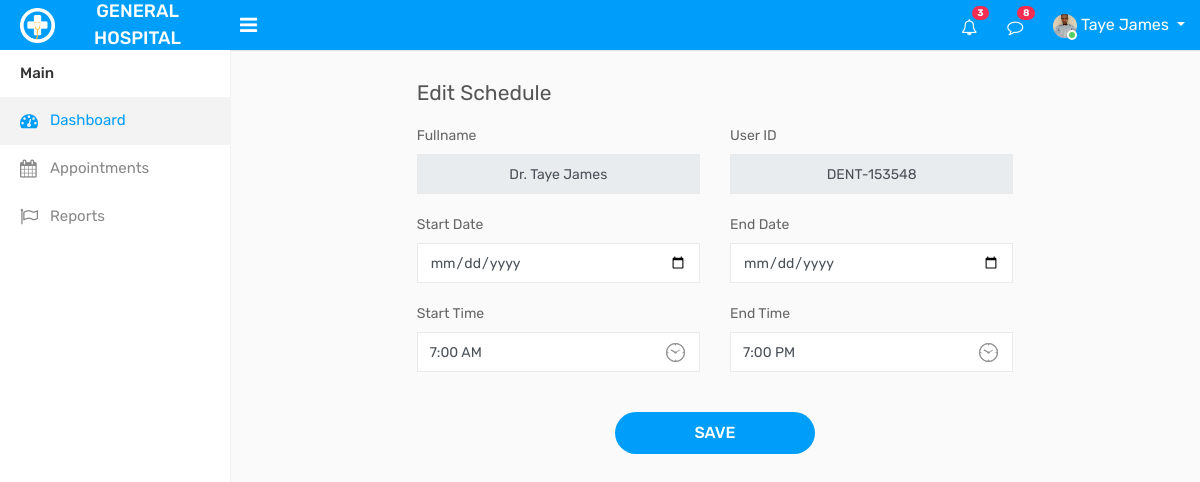
/dashboard/edit_schedule.php?xxyz=DENT-153548 (signed in), run on the app's committed database.
### tables this page shows
CREATE TABLE `schedules` (
  `id` int(11) NOT NULL,
  `dept` varchar(50) NOT NULL,
  `staff` varchar(50) NOT NULL,
  `days` varchar(255) NOT NULL,
  `duty` varchar(20) NOT NULL,
  `status` varchar(10) NOT NULL,
  `datee` varchar(50) NOT NULL
);

CREATE TABLE `staffs` (
  `id` int(11) NOT NULL,
  `uid` varchar(255) NOT NULL,
  `dept` varchar(255) NOT NULL,
  `fnam` varchar(255) NOT NULL,
  `lnam` varchar(255) NOT NULL,
  `email` varchar(255) NOT NULL,
  `pass` varchar(255) NOT NULL,
  `dob` varchar(255) NOT NULL,
  `gender` varchar(255) NOT NULL,
  `pno` varchar(255) NOT NULL,
  `address` varchar(255) NOT NULL,
  `country` varchar(255) NOT NULL,
  `state` varchar(255) NOT NULL,
  `city` varchar(255) NOT NULL,
  `pcode` varchar(255) NOT NULL,
  `bio` varchar(255) NOT NULL,
  `status` varchar(255) NOT NULL,
  `img` varchar(255) NOT NULL,
  `datee` varchar(255) NOT NULL
);

### dashboard/edit_schedule.php (the view, shortened to what this page needs)
<?php include 'header.php'; ?>
<?php include 'sidebar.php'; ?>
        <div class="page-wrapper">
            <div class="content">
                <div class="row">
                    <div class="col-lg-8 offset-lg-2">
                        <h4 class="page-title">Edit Schedule</h4>
                    </div>
                </div>
<?php
$staff = $_GET['xxyz'];
include '../dbconnect.php';
$sch = $con->query("SELECT * FROM schedules WHERE staff = '$staff'");
if ($sch->num_rows > 0) {
    $row = $sch->fetch_assoc();
    $dept = $row['dept'];
    $staff = $row['staff'];
    $duty = $row['duty'];
    $on = $duty[0] . $duty[1] . $duty[2] . $duty[3] . $duty[4] . $duty[5] . $duty[6];
    $off = $duty[8] . $duty[9] . $duty[10] . $duty[11] . $duty[12] . $duty[13] . $duty[14];
    $name = name($dept);
}
function name($name) {
    include '../dbconnect.php';
    $search = $con->query("SELECT fnam, lnam FROM staffs WHERE dept = $name");
    if ($search) {
        $row = $search->fetch_assoc();
        $fnam = $row['fnam'];
        $lnam = $row['lnam'];
        $flnam = $fnam . ' ' . $lnam;
        return $flnam;
    }
}
?>
                <div class="row">
                    <div class="col-lg-8 offset-lg-2">
                        <form method="POST">
                            <div class="row">
                                <div class="col-sm-12">
                                    <div class="row">
                                        <div class="col-sm-6">
                                            <div class="form-group">
                                                <label>Fullname</label>
                                                <input class="form-control text-center" name="" value="<?php echo('Dr. ' . $name); ?>" type="text" readonly>
                                            </div>
                                        </div>
                                        <div class="col-sm-6">
                                            <div class="form-group">
                                                <label>User ID</label>
                                                <input class="form-control text-center" name="staf" value="<?php echo($staff); ?>" type="text" readonly>
                                            </div>
                                        </div>
                                    </div>
                                </div>
                                <div class="col-sm-12">
                                    <div class="row">
                                        <div class="col-sm-6">
                                            <div class="form-group">
                                                <label>Start Date</label>
                                        <input type="date" name="start" class="form-control">
                                            </div>
                                        </div>
                                        <div class="col-sm-6">
                                            <div class="form-group">
                                               <label>End Date</label>
                                        <input type="date" name="stop" class="form-control">
                                            </div>
                                        </div>
                                    </div>
                                </div>
                            </div>
                            <div class="row">
                                <div class="col-md-6">
                                    <div class="form-group">
                                        <label>Start Time</label>
                                        <div class="time-icon">
                                            <input type="text" name="on" value="<?php echo($on); ?>" class="form-control" id="datetimepicker3">
                                        </div>
                                    </div>
                                </div>
                                <div class="col-md-6">
                                    <div class="form-group">
                                        <label>End Time</label>
                                        <div class="time-icon">
                                            <input type="text" name="off" value="<?php echo($off); ?>" class="form-control" id="datetimepicker4">
                                        </div>
                                    </div>
                                </div>
                            </div>
                            <div class="m-t-20 text-center">
                                <button name="submit" class="btn btn-primary submit-btn">Save</button>
                            </div>
                        </form>
                    </div>
                </div>
            </div>
        </div>
    </div>
</body>
</html>

### data on the page
schedules: dept.lnam "Dr. Taye James", staf "DENT-153548", on "7:00 AM", off "7:00 PM"

### other printed values
$fullname "Taye James"
